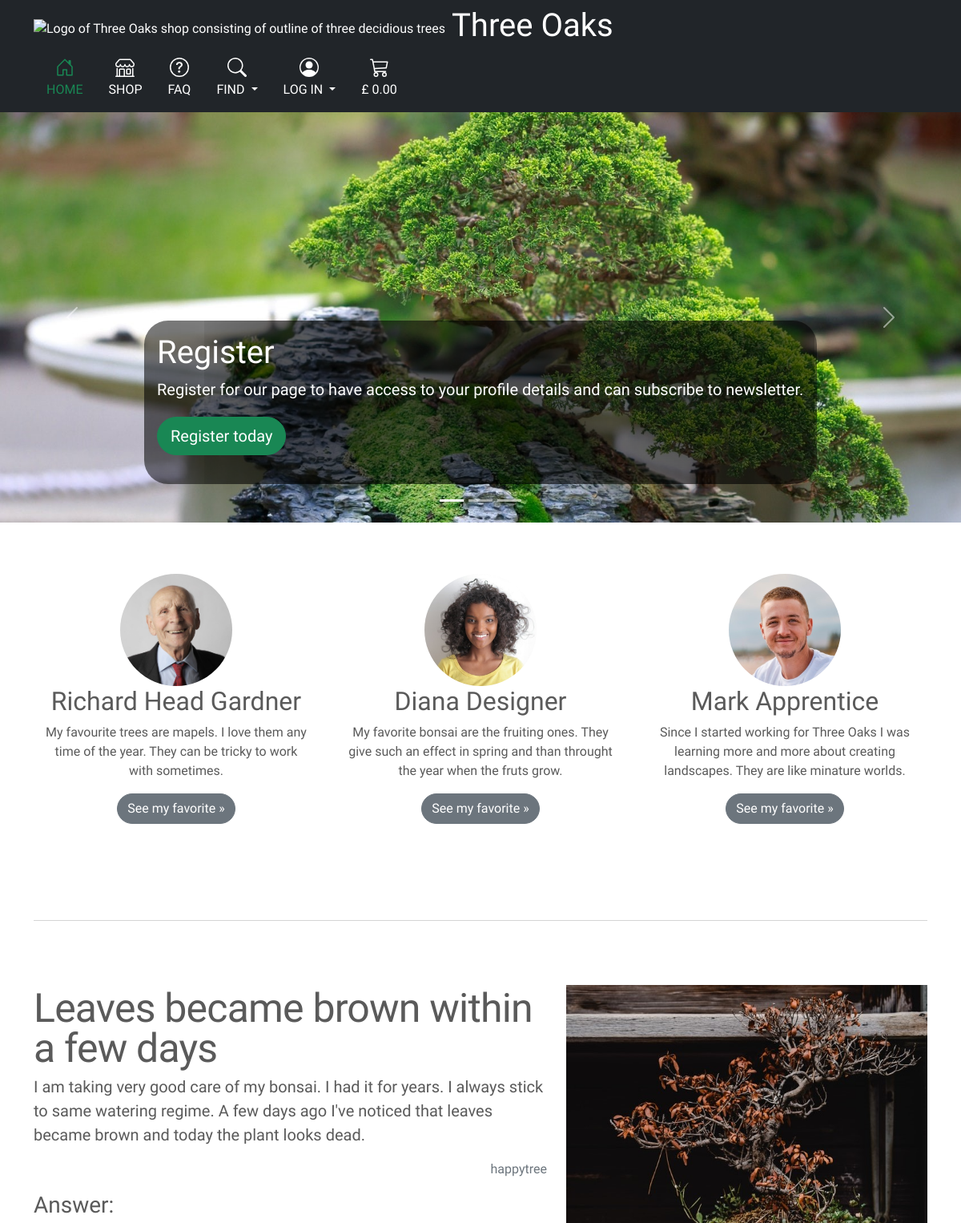
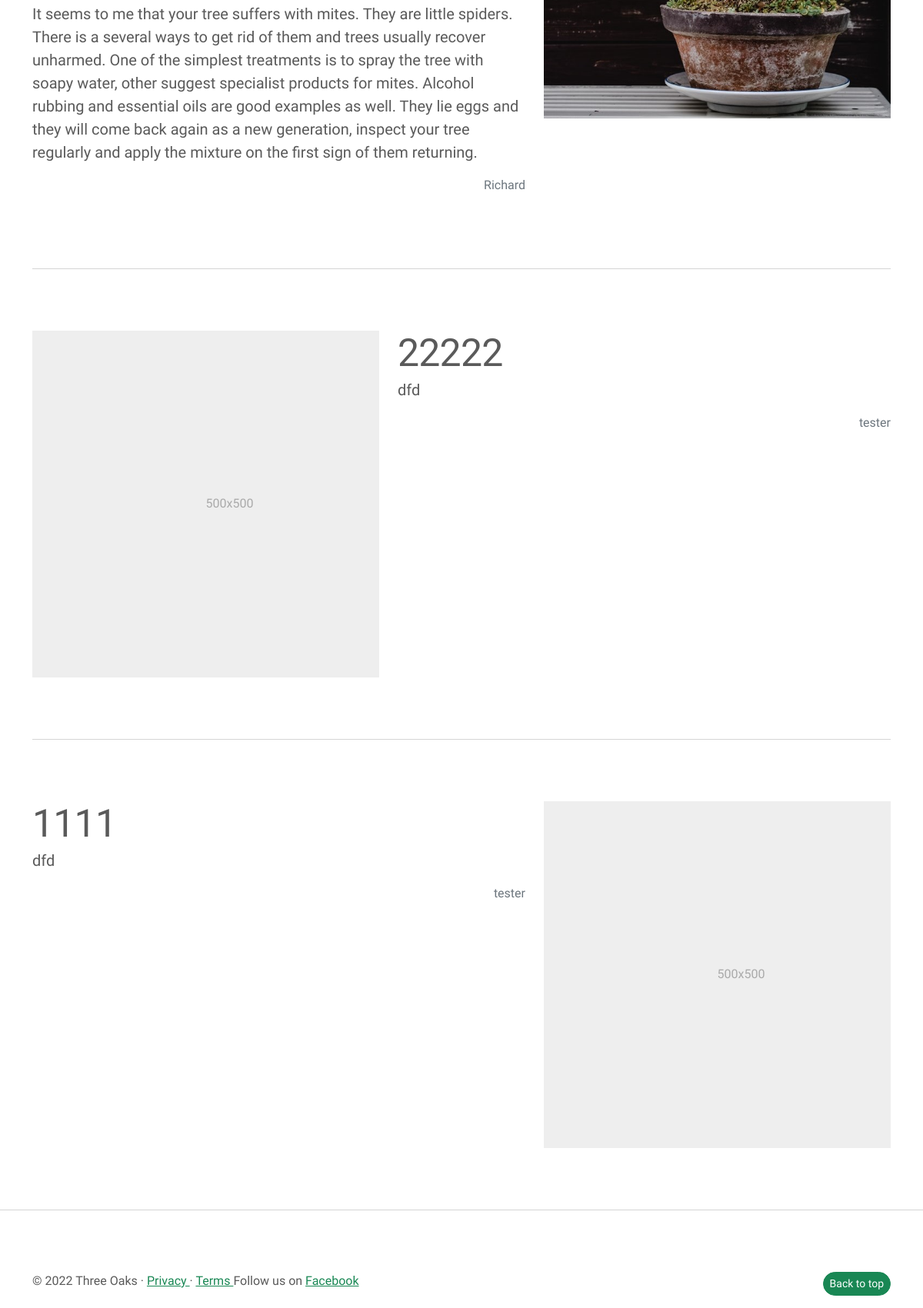
The page / on the database its author committed (2 pictures, top to bottom).
### questions/models.py (models this page shows, shortened)
class Question(models.Model):
    header = models.CharField(max_length=254)
    detail = models.TextField()
    answer = models.TextField(blank=True)
    image_url = models.URLField(max_length=1024, null=True, blank=True)
    image = models.ImageField(null=True, blank=True)
    image_alt = models.CharField(max_length=254, null=True, blank=True)
    author = models.ForeignKey(User, on_delete=models.CASCADE,
                               related_name="questions")
    created_on = models.DateTimeField(auto_now=True, editable=False)
    updated_on = models.DateTimeField(auto_now=True, editable=False)
    status = models.IntegerField(choices=STATUS_CHOICES, default=0)
    class Meta:
        ordering = ['-created_on']

### home/views.py (the view)
# urls.py: path('', views.index_view, name='home'),
def index_view(request):
    questions = Question.objects.filter(status=1).order_by('-created_on')
    subscribed = False
    if request.user.is_authenticated:
        user = request.user
        if Subscriber.objects.filter(
                registered_user=user).filter(subscribed=True).exists():
            subscribed = True
    context = {
        'questions': questions,
        'subscribed': subscribed,
    }
    return render(request, 'home/index.html', context)

### trolley/contexts.py (called while the page is built, shortened)
def trolley_contents(request):
    trolley_items = []
    total = 0
    tree_count = 0
    trolley = request.session.get('trolley', {})
    if total < settings.FREE_DELIVERY_THRESHOLD:
        delivery = total * Decimal(settings.STANDARD_DELIVERY_PERCENTAGE / 100)
        free_delivery_delta = settings.FREE_DELIVERY_THRESHOLD - total
    else:
        delivery = 0
        free_delivery_delta = 0
    grand_total = delivery + total
    context = {
        'trolley_items': trolley_items,
        'total': total,
        'tree_count': tree_count,
        'delivery': delivery,
        'free_delivery_delta': free_delivery_delta,
        'free_delivery_threshold': settings.FREE_DELIVERY_THRESHOLD,
        'grand_total': grand_total,
    }
    return context

### home/templates/home/index.html (shortened to what this page needs)
{% extends "base.html" %}
{% load static %}
{% block extra_css %}
<link rel="stylesheet" href="{% static 'home/css/bootstrap-carusel.css' %}">
{% endblock %}
{% block content %}
<main>
  {% include '../includes/carousel.html' %}
  <div class="container marketing">
    <div class="row">
      <div class="col-lg-4">
        <img src="{{ MEDIA_URL }}pexels-andrea-piacquadio-3831569.jpg" class="rounded-circle" width="140" height="140"  alt="Elterly man in red tie, smiling">
        <h2 class="my-heading-font">Richard Head Gardner
        </h2>
        <p>My favourite trees are mapels. I love them any time of the year. They can be tricky to work with sometimes.
        </p>
        <p>
          <a class="btn btn-secondary rounded-pill" href="{% url 'all_trees' %}?q=acer">See my favorite &raquo;
          </a>
        </p>
      </div>
      <div class="col-lg-4">
        <img src="{{ MEDIA_URL }}pexels-andrea-piacquadio-3959954.jpg" class="rounded-circle" width="140" height="140"  alt="black woman in yellow t-shirt smiling">
        <h2 class="my-heading-font"> Diana Designer
        </h2>
        <p>My favorite bonsai are the fruiting ones. They give such an effect in spring and than throught the year when the fruts grow.
        </p>
        <p>
          <a class="btn btn-secondary rounded-pill" href="{% url 'all_trees' %}?feature=fruiting">See my favorite &raquo;
          </a>
        </p>
      </div>
      <div class="col-lg-4">
        <img src="{{ MEDIA_URL }}irene-strong-TMt3JGoVlng-unsplash.jpg" class="rounded-circle" width="140" height="140"  alt="Elterly man in red tie, smiling">
        <h2 class="my-heading-font">Mark Apprentice
        </h2>
        <p>Since I started working for Three Oaks I was learning more and more about creating landscapes. They are like minature worlds.
        </p>
        <p>
          <a class="btn btn-secondary rounded-pill" href="{% url 'all_trees' %}?feature=landscape">See my favorite &raquo;
          </a>
        </p>
      </div>
    </div>
    <hr class="featurette-divider">
    <div class="row featurette">
      <div class="col-md-7">
        <h2 class="featurette-heading my-heading-font mt-1">{{ questions.0.header }}
        </h2>
        <p class="lead">{{ questions.0.detail }}
        </p>
        <div class="text-end">
          <p>
            <span class="text-muted"> {{ questions.0.author }}
            </span>
          </p>
        </div>
        {% if questions.0.answer %}
        <h3 class="my-heading-font">Answer:
        </h3>
        <p class="lead">{{ questions.0.answer }}
        </p>
        <div class="text-end">
          <p>
            <span class="text-muted">Richard
            </span>
          </p>
        </div>
        {% endif %}
      </div>
      <div class="col-md-5">
        {% if questions.0.image %}
        <img src="{{ questions.0.image.url }}" class="img-fluid"
             {% if questions.0.image_alt %}
             alt="{{ questions.0.image_alt }}"
             {% else %}
             alt="{{ questions.0.header }}"
             {% endif %}>
        {% endif %}
      </div>
    </div>
    <hr class="featurette-divider">
    <div class="row featurette">
      <div class="col-md-7 order-md-2">
        <h2 class="featurette-heading my-heading-font mt-1">{{ questions.1.header }}
        </h2>
        <p class="lead">{{ questions.1.detail }}
        </p>
        <div class="text-end">
          <p>
            <span class="text-muted"> {{ questions.1.author }}
            </span>
          </p>
        </div>
      </div>
      <div class="col-md-5 order-md-1">
        {% if questions.1.image %}
        <img src="{{ questions.1.image.url }}" class="img-fluid"
             {% if questions.1.image_alt %}
             alt="{{ questions.1.image_alt }}"
             {% else %}
             alt="{{ questions.1.header }}"
             {% endif %}>
        {% else %}
        <svg class="bd-placeholder-img bd-placeholder-img-lg featurette-image img-fluid mx-auto" width="500" height="500" xmlns="http://www.w3.org/2000/svg" role="img" aria-label="Placeholder: 500x500" preserveAspectRatio="xMidYMid slice" focusable="false">
          <text x="50%" y="50%" fill="#aaa" dy=".3em">500x500
          </text>
        </svg>
        {% endif %}
      </div>
    </div>
    <hr class="featurette-divider">
    <div class="row featurette">
      <div class="col-md-7">
        <h2 class="featurette-heading my-heading-font mt-1">{{ questions.2.header }}
        </h2>
        <p class="lead">{{ questions.2.detail }}
        </p>
        <div class="text-end">
          <p>
            <span class="text-muted"> {{ questions.2.author }}
            </span>
          </p>
        </div>
      </div>
      <div class="col-md-5">
        {% if questions.2.image %}
        <img src="{{ questions.2.image.url }}" class="img-fluid"
             {% if questions.2.image_alt %}
             alt="{{ questions.2.image_alt }}"
             {% else %}
             alt="{{ questions.2.header }}"
             {% endif %}>
        {% else %}
        <svg class="bd-placeholder-img bd-placeholder-img-lg featurette-image img-fluid mx-auto" width="500" height="500" xmlns="http://www.w3.org/2000/svg" role="img" aria-label="Placeholder: 500x500" preserveAspectRatio="xMidYMid slice" focusable="false">
          <text x="50%" y="50%" fill="#aaa" dy=".3em">500x500
          </text>
        </svg>
        {% endif %}
      </div>
    </div>
  </div>
</main>
{% endblock %}

### static/css/base.css (style rules this page uses)
body { font-family: 'Kodchasan', sans-serif !important; }
.my-heading-font { font-family: 'Baumans', cursive; }
body { padding-bottom: 3rem; color: #5a5a5a; }
.featurette-divider { margin: 5rem 0; }
@media (min-width: 40em) { .featurette-heading { font-size: 50px; } }
@media (min-width: 62em) { .featurette-heading { margin-top: 7rem; } }

### rows shown on the page
Question: header "Leaves became brown within a few days", detail "I am taking very good care of my bonsai. I had it for years. I always stick to same watering regime. A few days ago I've noticed that leaves became brown and today the plant looks dead.", author.username "happytree", answer "It seems to me that your tree suffers with mites. They are little spiders. There is a several ways to get rid of them and trees usually recover unharmed. One of the simplest treatments is to spray the tree with soapy water, other suggest specialist products for mites. Alcohol rubbing and essential oils are good examples as well. They lie eggs and they will come back again as a new generation, inspect your tree regularly and apply the mixture on the first sign of them returning.", image (picture)
Question: header "22222", detail "dfd", author.username "tester"
Question: header "1111", detail "dfd", author.username "tester"
